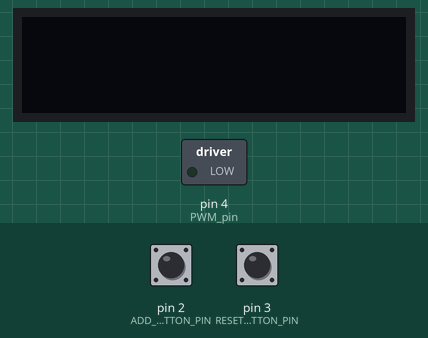
Recording of a sketch running on a simulated Arduino Uno, built with avr-gcc and run on an emulated ATmega328P. On the bench: 128×32 one-colour display, switched loads named in the sketch (green lamp = pin HIGH). Inputs (shaded band) come from the test bench; at power-on: pin 2 (ADD_BUTTON_PIN) HIGH, pin 3 (RESET_BUTTON_PIN) HIGH.

Above: at 1.2 s.
1.3 s: pin 2 (ADD_BUTTON_PIN) pulled LOW for 1 s
At 3.3 s:
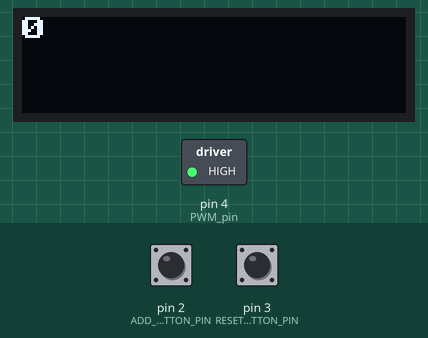
4.1 s: pin 3 (RESET_BUTTON_PIN) pulled LOW for 0.15 s
At 5.2 s:
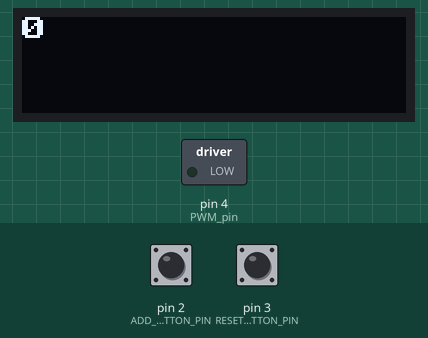
5.7 s: pin 2 (ADD_BUTTON_PIN) pulled LOW for 0.15 s
At 7.06 s:
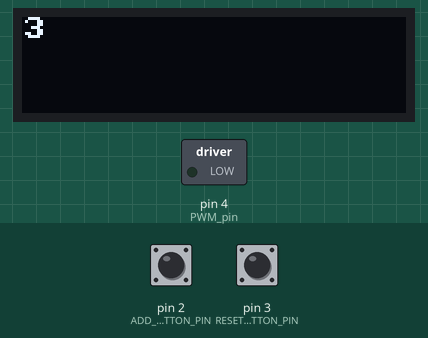
Timing chart, 0 to 8.7 s (numbered marks = the images above; inputs shaded):
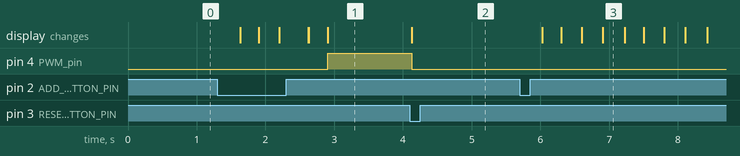

The sketch:

Challenge2.ino
```cpp
enum State {
    WAIT,
    ADD,
    SUBTRACT,
    VIBRATION
};

int timeLeft = 0;
const int ADD_BUTTON_PIN = 2;
const int RESET_BUTTON_PIN = 3;
const int PWM_pin = 4;
unsigned long previousTime = 0;
unsigned long previousPrintTime = 0;
unsigned long previousCountdownTime = 0;
int addButtonState;
int resetButtonState;
int lastAddButtonState = HIGH;
int lastResetButtonState = HIGH;
State currentState = WAIT;

void setup() {
  pinMode(ADD_BUTTON_PIN, INPUT_PULLUP);
  pinMode(RESET_BUTTON_PIN, INPUT_PULLUP);
  pinMode(PWM_pin, OUTPUT);
  Serial.begin(9600);
  setupMotor();
  setupDisplay();
}

void loop() {
    unsigned long currentTime = millis();
    addButtonState = digitalRead(ADD_BUTTON_PIN);
    resetButtonState = digitalRead(RESET_BUTTON_PIN);

    if (lastAddButtonState == HIGH && addButtonState == LOW) {
      if (currentState == WAIT || currentState == SUBTRACT){
          currentState = ADD;
          previousTime = currentTime;  // Reset the timing for the ADD action
      }
    } else if (lastAddButtonState == LOW && addButtonState == HIGH) {
        if (currentState == ADD && timeLeft > 0) {
            // Only transition to SUBTRACT if the timer has been incremented
            currentState = SUBTRACT;
        }
    }

  if (lastResetButtonState == HIGH && resetButtonState == LOW) {
      // If RESET button is pressed
      timeLeft = 0;
      currentState = WAIT;
      String timerString = String(timeLeft);
      writeDisplay(timerString.c_str(), 0, true);
      analogWrite(PWM_pin, 0);
  }

// State actions
switch (currentState) {
    case ADD:
        if (currentTime - previousTime >= 300) {
            String timerString = String(timeLeft);
            writeDisplay(timerString.c_str(), 0, true);
            timeLeft += 1;
            previousTime = currentTime;  // Reset the timing for the ADD action
        }
        break;
    case SUBTRACT:
        addButtonState = digitalRead(ADD_BUTTON_PIN);
        if (currentTime - previousCountdownTime >= 300) {
            addButtonState = digitalRead(ADD_BUTTON_PIN);
            timeLeft -= 1;
            String timerString = String(timeLeft );
            writeDisplay(timerString.c_str(), 0, true);

            if (timeLeft == 0) {
                currentState = VIBRATION;
            }else if (addButtonState == LOW) {
              currentState = ADD;
              break;
            }
            previousCountdownTime = currentTime;  // Reset the timing for the SUBTRACT action
        }
        break;


        case VIBRATION:
            analogWrite(PWM_pin, 255);
            break;
        case WAIT:
            analogWrite(PWM_pin, 0);
            break;
    }

    lastAddButtonState = addButtonState;
    lastResetButtonState = resetButtonState;
}
```

Display.ino
```cpp
// OLED Library includes
#include "U8x8lib.h" // include the fast graphics library
#include "Wire.h"    // include the I2C library

/*
 * Instantiate the display object “oled” and reset it using the
 * predefined argument “U8X8_PIN_NONE”
 * NOTE: if you have trouble with this constructor call, your OS
 * might require that you specify the I2C pins (22 and 23) as
 * arguments. If that is the case, you would change the call to this:
 * U8X8_SSD1306_128X32_UNIVISION_HW_I2C oled(U8X8_PIN_NONE, 22, 23);
 */
U8X8_SSD1306_128X32_UNIVISION_HW_I2C oled(U8X8_PIN_NONE);
// U8X8_SSD1306_128X32_UNIVISION_HW_I2C oled(U8X8_PIN_NONE, 22, 23);
// Clear the display no more than once per second
const int MAX_REFRESH = 1000;
unsigned long lastClear = 0;
void setupDisplay() {
    oled.begin(); // Initializes u8x8 object
    oled.setPowerSave(0); // Makes sure OLED doesn't go to sleep
    oled.setFont(u8x8_font_amstrad_cpc_extended_r); // Set the font
    oled.setCursor(0, 0); //Sets the cursor at the top left corner
}

/*
 * A function to write a message on the OLED display.
 * The “row” argument specifies which row to print on: [0,1,2,3].
 * The “erase” argument specifies if the display should be cleared.
 */
void writeDisplay(const char * message, int row, bool erase) {
    unsigned long now = millis();
    //if erase is true and it's been longer than MAX_REFRESH (1s)
    if(erase && (millis() - lastClear >= MAX_REFRESH)) {
        oled.clearDisplay();
        lastClear = now;
    }
    oled.setCursor(0, row);
    oled.println(message);
}

/*
 * A function to write a CSV message on multiple lines on the OLED.
 * The “commaCount” argument says how many commas are in the String.
 * NOTE: The OLED can only display 4 lines (a maximum of 3 commas).
 */
void writeDisplayCSV(String message, int commaCount) {
     int startIndex = 0;
     for(int i=0; i<=commaCount; i++) {
          // find the index of the comma and store it in startIndex
          int index = message.indexOf(',', startIndex);

          // take everything in the string up until the comma
          String subMessage = message.substring(startIndex, index);

          startIndex = index + 1; // skip over the comma

          // Write the substring onto the OLED!
          writeDisplay(subMessage.c_str(), i, false);
     }
}
```

Motor.ino
```cpp
const int MOTOR_PIN = 4;
void setupMotor(){
  pinMode(MOTOR_PIN, OUTPUT);
}
void activateMotor(int motorPower){
  analogWrite(MOTOR_PIN, motorPower);
}
void deactivateMotor() {
  analogWrite(MOTOR_PIN, 0);
}
```

Measured:
- after the input at 1.3 s, pin 4 (PWM_pin): LOW → HIGH after 1.6 s; the display: changes after 0.33 s (image 1)
- after the input at 4.1 s, pin 4 (PWM_pin): HIGH → LOW at once; the display: first changes at once (image 2 shows a later state)
- after the input at 5.7 s, the display: first changes after 0.33 s (image 3 shows a later state)
